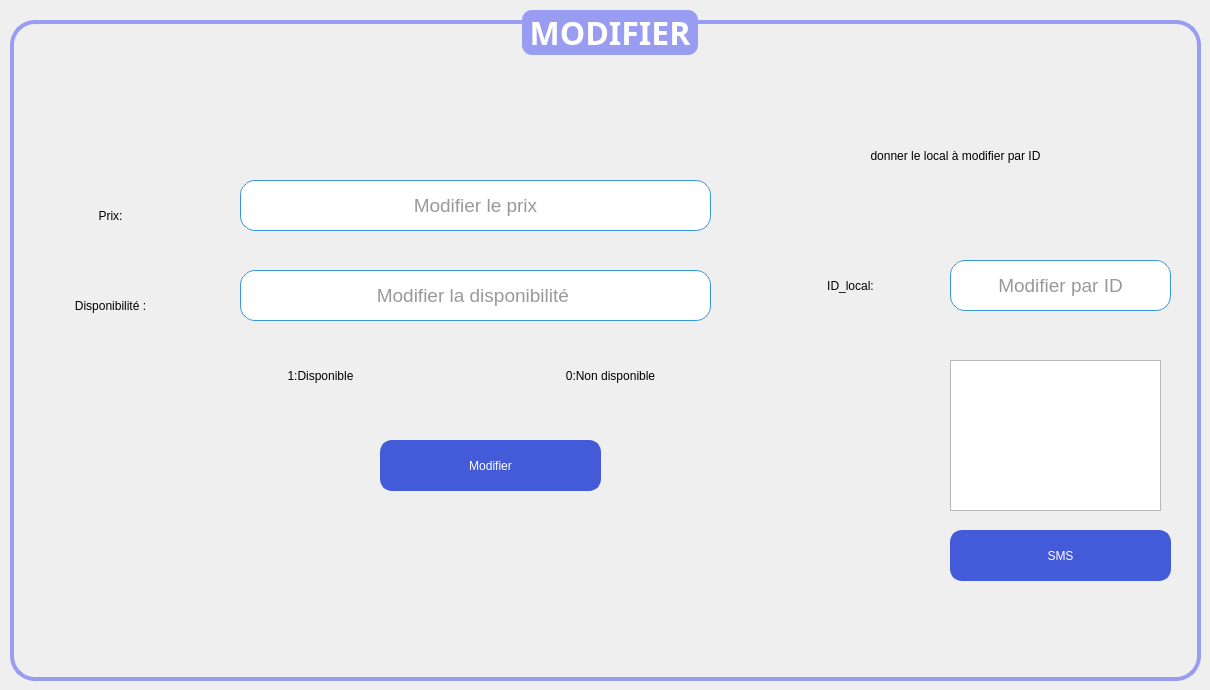
   <widget class="QWidget" name="Modifier">
    <attribute name="title">
     <string>modifier</string>
    </attribute>
    <widget class="QGroupBox" name="groupBox_3">
     <property name="geometry">
      <rect>
       <x>10</x>
       <y>10</y>
       <width>1191</width>
       <height>671</height>
      </rect>
     </property>
     <property name="font">
      <font>
       <family>Trebuchet MS</family>
       <pointsize>24</pointsize>
       <bold>true</bold>
      </font>
     </property>
     <property name="styleSheet">
      <string notr="true">/* Style de base pour la QGroupBox */
QGroupBox {
    border: 4px solid #999DF2; /* Bordure de la même couleur que le fond du titre */
    border-radius: 25px; /* Coins arrondis */
    margin-top: 10px; /* Marge en haut */
}

/* Style du titre de la QGroupBox */
QGroupBox::title {
    subcontrol-origin: margin;
    subcontrol-position: top center;
    padding: 0 3px;
    background-color: #999DF2; /* Fond remplacé par #999DF2 */
    color: #ffffff; /* Texte blanc pour le titre */
    border-radius: 10px; /* Coins arrondis du titre */
}

/* Style des QLabel à l'intérieur de la QGroupBox */
QLabel {
    color: #000000; /* Couleur du texte */
}

/* Style des QRadioButton à l'intérieur de la QGroupBox */
QRadioButton {
    color: #333333; /* Couleur du texte */
}

/* Style des QComboBox à l'intérieur de la QGroupBox */
QComboBox {
    background-color: #ffffff; /* Fond blanc */
    color: #333333; /* Couleur du texte */
    border: 1px solid #3498db; /* Bordure bleue */
    border-radius: 3px; /* Coins arrondis */
    padding: 2px; /* Espacement interne */
}

/* Style des QLineEdit à l'intérieur de la QGroupBox */
QLineEdit {
    background-color: #ffffff; /* Fond blanc */
    color: #333333; /* Couleur du texte */
    border: 1px solid #3498db; /* Bordure bleue */
    border-radius: 3px; /* Coins arrondis */
    padding: 2px; /* Espacement interne */
}

/* Style des QSpinBox à l'intérieur de la QGroupBox */
QSpinBox {
    background-color: #ffffff; /* Fond blanc */
    color: #333333; /* Couleur du texte */
    border: 1px solid #3498db; /* Bordure bleue */
    border-radius: 3px; /* Coins arrondis */
    padding: 2px; /* Espacement interne */
}

/* Style général pour les widgets lorsqu'ils sont désactivés */
QWidget:disabled {
    background-color: #f0f0f0; /* Fond gris clair pour les widgets désactivés */
    color: #a0a0a0; /* Couleur du texte grise pour les widgets désactivés */
}</string>
     </property>
     <property name="title">
      <string>MODIFIER</string>
     </property>
     <property name="alignment">
      <set>Qt::AlignmentFlag::AlignCenter</set>
     </property>
     <widget class="QLabel" name="label_9">
      <property name="geometry">
       <rect>
        <x>10</x>
        <y>190</y>
        <width>181</width>
        <height>31</height>
       </rect>
      </property>
      <property name="styleSheet">
       <string notr="true">font: italic 14pt &quot;Times New Roman&quot;;
border-radius :15px</string>
      </property>
      <property name="text">
       <string>Prix:</string>
      </property>
      <property name="alignment">
       <set>Qt::AlignmentFlag::AlignCenter</set>
      </property>
     </widget>
     <widget class="QLabel" name="label_10">
      <property name="geometry">
       <rect>
        <x>30</x>
        <y>280</y>
        <width>141</width>
        <height>31</height>
       </rect>
      </property>
      <property name="styleSheet">
       <string notr="true">font: italic 14pt &quot;Times New Roman&quot;;
border-radius :15px</string>
      </property>
      <property name="text">
       <string>Disponibilité :</string>
      </property>
      <property name="alignment">
       <set>Qt::AlignmentFlag::AlignCenter</set>
      </property>
     </widget>
     <widget class="QLineEdit" name="l8">
      <property name="geometry">
       <rect>
        <x>230</x>
        <y>260</y>
        <width>471</width>
        <height>51</height>
       </rect>
      </property>
      <property name="font">
       <font>
        <pointsize>14</pointsize>
       </font>
      </property>
      <property name="styleSheet">
       <string notr="true">border-radius :15px</string>
      </property>
      <property name="alignment">
       <set>Qt::AlignmentFlag::AlignCenter</set>
      </property>
      <property name="placeholderText">
       <string>Modifier la disponibilité </string>
      </property>
     </widget>
     <widget class="QPushButton" name="modifierButton">
      <property name="geometry">
       <rect>
        <x>370</x>
        <y>430</y>
        <width>221</width>
        <height>51</height>
       </rect>
      </property>
      <property name="styleSheet">
       <string notr="true">/* Style de base pour le QPushButton */
QPushButton {
    background-color: #435AD9;  /* Bleu vif pour un look frais et moderne */
    color: #ffffff;              /* Texte blanc */
    border: 3px solid #435AD9;  /* Bordure de la même couleur que le fond */
    border-radius: 12px;        /* Coins arrondis */
    padding: 8px 12px;          /* Espacement interne */
    font: 75 18pt &quot;Times New Roman&quot;; /* Police en gras */
}

/* Style du QPushButton lorsqu'il est survolé */
QPushButton:hover {
    background-color: #5f7cd8;   /* Bleu plus clair au survol */
    border: 3px solid #5f7cd8;   /* Bordure de la même couleur que le fond survolé */
}

/* Style du QPushButton lorsqu'il est pressé (clic) */
QPushButton:pressed {
    background-color: #3b4fbf;   /* Bleu foncé au clic */
    border: 3px solid #3b4fbf;   /* Bordure de la même couleur que le fond pressé */
}

/* Style du QPushButton lorsqu'il est en focus (tabulation) */
QPushButton:focus {
    outline: none;               /* Supprimer le contour par défaut */
    border: 2px solid #2e8a56;  /* Bordure plus foncée lorsqu'en focus */
}

/* Style du QPushButton lorsqu'il est désactivé */
QPushButton:disabled {
    background-color: #b0b0b0;   /* Fond gris clair pour les boutons désactivés */
    color: #707070;              /* Couleur du texte grise pour les boutons désactivés */
    border: 2px solid #b0b0b0;   /* Bordure grise pour les boutons désactivés */
}

/* Style général pour les widgets lorsqu'ils sont désactivés */
QWidget:disabled {
    background-color: #f0f0f0;   /* Fond gris clair pour les widgets désactivés */
    color: #a0a0a0;              /* Couleur du texte grise pour les widgets désactivés */
}
</string>
      </property>
      <property name="text">
       <string>Modifier</string>
      </property>
     </widget>
     <widget class="QLineEdit" name="lineedit_id_modif">
      <property name="geometry">
       <rect>
        <x>940</x>
        <y>250</y>
        <width>221</width>
        <height>51</height>
       </rect>
      </property>
      <property name="font">
       <font>
        <pointsize>14</pointsize>
       </font>
      </property>
      <property name="styleSheet">
       <string notr="true">border-radius :15px</string>
      </property>
      <property name="alignment">
       <set>Qt::AlignmentFlag::AlignCenter</set>
      </property>
      <property name="placeholderText">
       <string>Modifier par ID</string>
      </property>
     </widget>
     <widget class="QLabel" name="label_15">
      <property name="geometry">
       <rect>
        <x>770</x>
        <y>260</y>
        <width>141</width>
        <height>31</height>
       </rect>
      </property>
      <property name="styleSheet">
       <string notr="true">font: italic 14pt &quot;Times New Roman&quot;;
border-radius :15px</string>
      </property>
      <property name="text">
       <string>ID_local:</string>
      </property>
      <property name="alignment">
       <set>Qt::AlignmentFlag::AlignCenter</set>
      </property>
     </widget>
     <widget class="QLabel" name="label_16">
      <property name="geometry">
       <rect>
        <x>760</x>
        <y>130</y>
        <width>371</width>
        <height>31</height>
       </rect>
      </property>
      <property name="styleSheet">
       <string notr="true">font: italic 14pt &quot;Times New Roman&quot;;
border-radius :15px</string>
      </property>
      <property name="text">
       <string>donner le local à modifier par ID</string>
      </property>
      <property name="alignment">
       <set>Qt::AlignmentFlag::AlignCenter</set>
      </property>
     </widget>
     <widget class="QLineEdit" name="l7">
      <property name="geometry">
       <rect>
        <x>230</x>
        <y>170</y>
        <width>471</width>
        <height>51</height>
       </rect>
      </property>
      <property name="font">
       <font>
        <pointsize>14</pointsize>
       </font>
      </property>
      <property name="styleSheet">
       <string notr="true">border-radius :15px</string>
      </property>
      <property name="alignment">
       <set>Qt::AlignmentFlag::AlignCenter</set>
      </property>
      <property name="placeholderText">
       <string>Modifier le prix</string>
      </property>
     </widget>
     <widget class="QLabel" name="label_46">
      <property name="geometry">
       <rect>
        <x>210</x>
        <y>350</y>
        <width>201</width>
        <height>31</height>
       </rect>
      </property>
      <property name="styleSheet">
       <string notr="true">font: italic 14pt &quot;Times New Roman&quot;;
border-radius :15px</string>
      </property>
      <property name="text">
       <string>1:Disponible</string>
      </property>
      <property name="alignment">
       <set>Qt::AlignmentFlag::AlignCenter</set>
      </property>
     </widget>
     <widget class="QLabel" name="label_47">
      <property name="geometry">
       <rect>
        <x>500</x>
        <y>350</y>
        <width>201</width>
        <height>31</height>
       </rect>
      </property>
      <property name="styleSheet">
       <string notr="true">font: italic 14pt &quot;Times New Roman&quot;;
border-radius :15px</string>
      </property>
      <property name="text">
       <string>0:Non disponible</string>
      </property>
      <property name="alignment">
       <set>Qt::AlignmentFlag::AlignCenter</set>
      </property>
     </widget>
     <widget class="QPushButton" name="sendSMSButton">
      <property name="geometry">
       <rect>
        <x>940</x>
        <y>520</y>
        <width>221</width>
        <height>51</height>
       </rect>
      </property>
      <property name="styleSheet">
       <string notr="true">/* Style de base pour le QPushButton */
QPushButton {
    background-color: #435AD9;  /* Bleu vif pour un look frais et moderne */
    color: #ffffff;              /* Texte blanc */
    border: 3px solid #435AD9;  /* Bordure de la même couleur que le fond */
    border-radius: 12px;        /* Coins arrondis */
    padding: 8px 12px;          /* Espacement interne */
    font: 75 18pt &quot;Times New Roman&quot;; /* Police en gras */
}

/* Style du QPushButton lorsqu'il est survolé */
QPushButton:hover {
    background-color: #5f7cd8;   /* Bleu plus clair au survol */
    border: 3px solid #5f7cd8;   /* Bordure de la même couleur que le fond survolé */
}

/* Style du QPushButton lorsqu'il est pressé (clic) */
QPushButton:pressed {
    background-color: #3b4fbf;   /* Bleu foncé au clic */
    border: 3px solid #3b4fbf;   /* Bordure de la même couleur que le fond pressé */
}

/* Style du QPushButton lorsqu'il est en focus (tabulation) */
QPushButton:focus {
    outline: none;               /* Supprimer le contour par défaut */
    border: 2px solid #2e8a56;  /* Bordure plus foncée lorsqu'en focus */
}

/* Style du QPushButton lorsqu'il est désactivé */
QPushButton:disabled {
    background-color: #b0b0b0;   /* Fond gris clair pour les boutons désactivés */
    color: #707070;              /* Couleur du texte grise pour les boutons désactivés */
    border: 2px solid #b0b0b0;   /* Bordure grise pour les boutons désactivés */
}

/* Style général pour les widgets lorsqu'ils sont désactivés */
QWidget:disabled {
    background-color: #f0f0f0;   /* Fond gris clair pour les widgets désactivés */
    color: #a0a0a0;              /* Couleur du texte grise pour les widgets désactivés */
}
</string>
      </property>
      <property name="text">
       <string>SMS</string>
      </property>
     </widget>
     <widget class="QPlainTextEdit" name="contenu">
      <property name="geometry">
       <rect>
        <x>940</x>
        <y>350</y>
        <width>211</width>
        <height>151</height>
       </rect>
      </property>
      <property name="plainText">
       <string/>
      </property>
     </widget>
    </widget>
   </widget>
